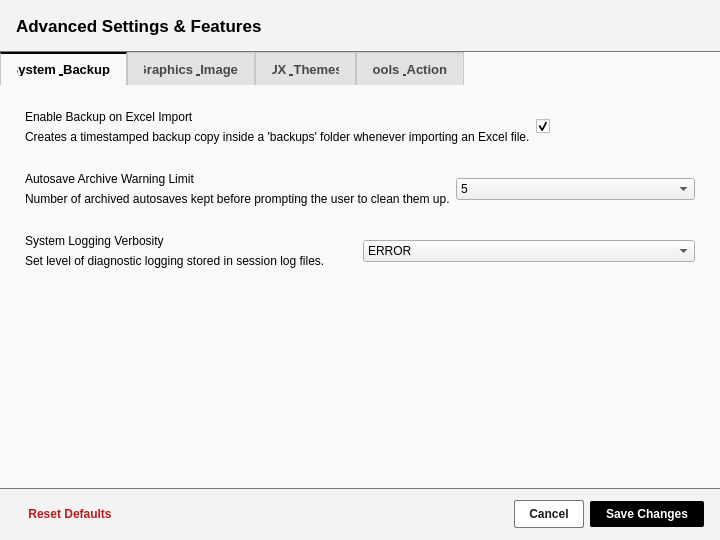
<?xml version="1.0" encoding="UTF-8"?>
<ui version="4.0">
 <class>AdvancedSettingsWindow</class>
 <widget class="QDialog" name="AdvancedSettingsWindow">
  <property name="geometry">
   <rect>
    <x>0</x>
    <y>0</y>
    <width>720</width>
    <height>540</height>
   </rect>
  </property>
  <property name="minimumSize">
   <size>
    <width>640</width>
    <height>460</height>
   </size>
  </property>
  <property name="windowTitle">
   <string>Advanced Settings</string>
  </property>
  <property name="styleSheet">
   <string notr="true">QDialog#AdvancedSettingsWindow {
    background-color: #f9f9f9;
    color: #1a1c1c;
}
QFrame#header_frame {
    background-color: #f3f3f3;
    border-bottom: 1px solid #747878;
}
QLabel#lbl_header_title {
    color: #000000;
    font-family: &quot;Segoe UI&quot;, &quot;Inter&quot;;
    font-size: 13pt;
    font-weight: bold;
}
QTabWidget::pane {
    background-color: #f9f9f9;
    border: none;
}
QTabBar::tab {
    background-color: #e2e2e2;
    color: #444748;
    font-family: &quot;JetBrains Mono&quot;, monospace;
    font-size: 9.5pt;
    font-weight: bold;
    padding: 8px 16px;
    border: 1px solid #c4c7c7;
    border-bottom: none;
}
QTabBar::tab:selected {
    background-color: #f9f9f9;
    color: #000000;
    border-top: 2px solid #000000;
    border-bottom: 1px solid #f9f9f9;
}
QFrame[class="setting-card"] {
    background-color: #ffffff;
    border: 1px solid #c4c7c7;
    border-radius: 3px;
    padding: 10px;
}
QLabel[class="setting-title"] {
    color: #1a1c1c;
    font-family: &quot;Segoe UI&quot;, &quot;Inter&quot;;
    font-size: 10pt;
    font-weight: bold;
}
QLabel[class="setting-desc"] {
    color: #444748;
    font-family: &quot;Segoe UI&quot;, &quot;Inter&quot;;
    font-size: 8.5pt;
}
QFrame#footer_frame {
    background-color: #f3f3f3;
    border-top: 1px solid #747878;
}
QPushButton#btn_reset_defaults {
    background-color: transparent;
    color: #ba1a1a;
    font-family: &quot;JetBrains Mono&quot;, monospace;
    font-size: 9pt;
    font-weight: bold;
    border: none;
    padding: 6px 12px;
}
QPushButton#btn_reset_defaults:hover {
    background-color: #faeaeb;
}
QPushButton#btn_cancel {
    background-color: #ffffff;
    color: #1a1c1c;
    font-family: &quot;JetBrains Mono&quot;, monospace;
    font-size: 9pt;
    font-weight: bold;
    border: 1px solid #747878;
    border-radius: 2px;
    padding: 6px 14px;
}
QPushButton#btn_cancel:hover {
    background-color: #e9ece5;
}
QPushButton#btn_save {
    background-color: #000000;
    color: #ffffff;
    font-family: &quot;JetBrains Mono&quot;, monospace;
    font-size: 9pt;
    font-weight: bold;
    border: none;
    border-radius: 2px;
    padding: 6px 16px;
}
QPushButton#btn_save:hover {
    background-color: #2c302e;
}</string>
  </property>
  <layout class="QVBoxLayout" name="root_vlayout">
   <property name="spacing">
    <number>0</number>
   </property>
   <property name="leftMargin">
    <number>0</number>
   </property>
   <property name="topMargin">
    <number>0</number>
   </property>
   <property name="rightMargin">
    <number>0</number>
   </property>
   <property name="bottomMargin">
    <number>0</number>
   </property>
   <item>
    <widget class="QFrame" name="header_frame">
     <property name="minimumSize">
      <size>
       <width>0</width>
       <height>52</height>
      </size>
     </property>
     <property name="maximumSize">
      <size>
       <width>16777215</width>
       <height>52</height>
      </size>
     </property>
     <property name="frameShape">
      <enum>QFrame::NoFrame</enum>
     </property>
     <layout class="QHBoxLayout" name="header_hlayout">
      <property name="leftMargin">
       <number>16</number>
      </property>
      <property name="topMargin">
       <number>8</number>
      </property>
      <property name="rightMargin">
       <number>16</number>
      </property>
      <property name="bottomMargin">
       <number>8</number>
      </property>
      <item>
       <widget class="QLabel" name="lbl_header_title">
        <property name="text">
         <string>Advanced Settings &amp; Features</string>
        </property>
       </widget>
      </item>
     </layout>
    </widget>
   </item>
   <item>
    <widget class="QTabWidget" name="tab_widget">
     <property name="currentIndex">
      <number>0</number>
     </property>
     <widget class="QWidget" name="tab_system">
      <attribute name="title">
       <string>System &amp; Backups</string>
      </attribute>
      <layout class="QVBoxLayout" name="system_vlayout">
       <property name="spacing">
        <number>10</number>
       </property>
       <property name="leftMargin">
        <number>16</number>
       </property>
       <property name="topMargin">
        <number>16</number>
       </property>
       <property name="rightMargin">
        <number>16</number>
       </property>
       <property name="bottomMargin">
        <number>16</number>
       </property>
       <item>
        <widget class="QFrame" name="card_excel_backup">
         <property name="class" stdset="0">
          <string>setting-card</string>
         </property>
         <layout class="QHBoxLayout" name="excel_backup_layout">
          <item>
           <layout class="QVBoxLayout" name="excel_text_layout">
            <item>
             <widget class="QLabel" name="title_excel_backup">
              <property name="text">
               <string>Enable Backup on Excel Import</string>
              </property>
              <property name="class" stdset="0">
               <string>setting-title</string>
              </property>
             </widget>
            </item>
            <item>
             <widget class="QLabel" name="desc_excel_backup">
              <property name="text">
               <string>Creates a timestamped backup copy inside a 'backups' folder whenever importing an Excel file.</string>
              </property>
              <property name="class" stdset="0">
               <string>setting-desc</string>
              </property>
             </widget>
            </item>
           </layout>
          </item>
          <item>
           <widget class="QCheckBox" name="chk_excel_backup">
            <property name="cursor">
             <cursorShape>PointingHandCursor</cursorShape>
            </property>
            <property name="text">
             <string/>
            </property>
            <property name="checked">
             <bool>true</bool>
            </property>
           </widget>
          </item>
         </layout>
        </widget>
       </item>
       <item>
        <widget class="QFrame" name="card_archive_limit">
         <property name="class" stdset="0">
          <string>setting-card</string>
         </property>
         <layout class="QHBoxLayout" name="archive_limit_layout">
          <item>
           <layout class="QVBoxLayout" name="archive_text_layout">
            <item>
             <widget class="QLabel" name="title_archive_limit">
              <property name="text">
               <string>Autosave Archive Warning Limit</string>
              </property>
              <property name="class" stdset="0">
               <string>setting-title</string>
              </property>
             </widget>
            </item>
            <item>
             <widget class="QLabel" name="desc_archive_limit">
              <property name="text">
               <string>Number of archived autosaves kept before prompting the user to clean them up.</string>
              </property>
              <property name="class" stdset="0">
               <string>setting-desc</string>
              </property>
             </widget>
            </item>
           </layout>
          </item>
          <item>
           <widget class="QComboBox" name="combo_archive_limit">
              <property name="cursor">
   <cursorShape>PointingHandCursor</cursorShape>
  </property>
<item>
             <property name="text">
              <string>5</string>
             </property>
            </item>
            <item>
             <property name="text">
              <string>10</string>
             </property>
            </item>
            <item>
             <property name="text">
              <string>20</string>
             </property>
            </item>
            <item>
             <property name="text">
              <string>50</string>
             </property>
            </item>
           </widget>
          </item>
         </layout>
        </widget>
       </item>
       <item>
        <widget class="QFrame" name="card_log_verbosity">
         <property name="class" stdset="0">
          <string>setting-card</string>
         </property>
         <layout class="QHBoxLayout" name="log_verbosity_layout">
          <item>
           <layout class="QVBoxLayout" name="log_text_layout">
            <item>
             <widget class="QLabel" name="title_log_verbosity">
              <property name="text">
               <string>System Logging Verbosity</string>
              </property>
              <property name="class" stdset="0">
               <string>setting-title</string>
              </property>
             </widget>
            </item>
            <item>
             <widget class="QLabel" name="desc_log_verbosity">
              <property name="text">
               <string>Set level of diagnostic logging stored in session log files.</string>
              </property>
              <property name="class" stdset="0">
               <string>setting-desc</string>
              </property>
             </widget>
            </item>
           </layout>
          </item>
          <item>
           <widget class="QComboBox" name="combo_log_verbosity">
              <property name="cursor">
   <cursorShape>PointingHandCursor</cursorShape>
  </property>
<item>
             <property name="text">
              <string>ERROR</string>
             </property>
            </item>
            <item>
             <property name="text">
              <string>WARNING</string>
             </property>
            </item>
            <item>
             <property name="text">
              <string>INFO</string>
             </property>
            </item>
            <item>
             <property name="text">
              <string>DEBUG</string>
             </property>
            </item>
           </widget>
          </item>
         </layout>
        </widget>
       </item>
       <item>
        <spacer name="system_spacer">
         <property name="orientation">
          <enum>Qt::Vertical</enum>
         </property>
         <property name="sizeHint" stdset="0">
          <size>
           <width>20</width>
           <height>40</height>
          </size>
         </property>
        </spacer>
       </item>
      </layout>
     </widget>
     <widget class="QWidget" name="tab_graphics">
      <attribute name="title">
       <string>Graphics &amp; Images</string>
      </attribute>
      <layout class="QVBoxLayout" name="graphics_vlayout">
       <property name="spacing">
        <number>10</number>
       </property>
       <property name="leftMargin">
        <number>16</number>
       </property>
       <property name="topMargin">
        <number>16</number>
       </property>
       <property name="rightMargin">
        <number>16</number>
       </property>
       <property name="bottomMargin">
        <number>16</number>
       </property>
       <item>
        <widget class="QFrame" name="card_resampling">
         <property name="class" stdset="0">
          <string>setting-card</string>
         </property>
         <layout class="QHBoxLayout" name="resampling_layout">
          <item>
           <layout class="QVBoxLayout" name="resampling_text_layout">
            <item>
             <widget class="QLabel" name="title_resampling">
              <property name="text">
               <string>Image Resampling Algorithm</string>
              </property>
              <property name="class" stdset="0">
               <string>setting-title</string>
              </property>
             </widget>
            </item>
            <item>
             <widget class="QLabel" name="desc_resampling">
              <property name="text">
               <string>Choose filter quality for image zoom. Lanczos is high-quality but slower.</string>
              </property>
              <property name="class" stdset="0">
               <string>setting-desc</string>
              </property>
             </widget>
            </item>
           </layout>
          </item>
          <item>
           <widget class="QComboBox" name="combo_resampling">
              <property name="cursor">
   <cursorShape>PointingHandCursor</cursorShape>
  </property>
<item>
             <property name="text">
              <string>LANCZOS (High Quality)</string>
             </property>
            </item>
            <item>
             <property name="text">
              <string>BILINEAR (Balanced)</string>
             </property>
            </item>
            <item>
             <property name="text">
              <string>NEAREST (Fast draft)</string>
             </property>
            </item>
           </widget>
          </item>
         </layout>
        </widget>
       </item>
       <item>
        <widget class="QFrame" name="card_url_override">
         <property name="class" stdset="0">
          <string>setting-card</string>
         </property>
         <layout class="QVBoxLayout" name="url_override_layout">
          <item>
           <widget class="QLabel" name="title_url_override">
            <property name="text">
               <string>Image URL Pattern Override</string>
            </property>
            <property name="class" stdset="0">
             <string>setting-title</string>
            </property>
           </widget>
          </item>
          <item>
           <widget class="QLabel" name="desc_url_override">
            <property name="text">
             <string>Override database image URL pattern. Supports {id}, {num}, {suffix}.</string>
            </property>
            <property name="class" stdset="0">
             <string>setting-desc</string>
            </property>
           </widget>
          </item>
          <item>
           <widget class="QLineEdit" name="entry_url_override">
            <property name="placeholderText">
             <string>https://example.org/images/{id}.jpg</string>
            </property>
           </widget>
          </item>
         </layout>
        </widget>
       </item>
       <item>
        <spacer name="graphics_spacer">
         <property name="orientation">
          <enum>Qt::Vertical</enum>
         </property>
         <property name="sizeHint" stdset="0">
          <size>
           <width>20</width>
           <height>40</height>
          </size>
         </property>
        </spacer>
       </item>
      </layout>
     </widget>
     <widget class="QWidget" name="tab_ux">
      <attribute name="title">
       <string>UX &amp; Themes</string>
      </attribute>
      <layout class="QVBoxLayout" name="ux_vlayout">
       <property name="spacing">
        <number>10</number>
       </property>
       <property name="leftMargin">
        <number>16</number>
       </property>
       <property name="topMargin">
        <number>16</number>
       </property>
       <property name="rightMargin">
        <number>16</number>
       </property>
       <property name="bottomMargin">
        <number>16</number>
       </property>
       <item>
        <widget class="QFrame" name="card_bulk_editor">
         <property name="class" stdset="0">
          <string>setting-card</string>
         </property>
         <layout class="QHBoxLayout" name="bulk_editor_layout">
          <item>
           <layout class="QVBoxLayout" name="bulk_text_layout">
            <item>
             <widget class="QLabel" name="title_bulk_editor">
              <property name="text">
               <string>Enable Bulk Editor</string>
              </property>
              <property name="class" stdset="0">
               <string>setting-title</string>
              </property>
             </widget>
            </item>
            <item>
             <widget class="QLabel" name="desc_bulk_editor">
              <property name="text">
               <string>Allows mass updates to selected rows in view.</string>
              </property>
              <property name="class" stdset="0">
               <string>setting-desc</string>
              </property>
             </widget>
            </item>
           </layout>
          </item>
          <item>
           <widget class="QCheckBox" name="chk_bulk_editor">
            <property name="cursor">
             <cursorShape>PointingHandCursor</cursorShape>
            </property>
            <property name="text">
             <string/>
            </property>
           </widget>
          </item>
         </layout>
        </widget>
       </item>
       <item>
        <widget class="QFrame" name="card_focus_toggle">
         <property name="class" stdset="0">
          <string>setting-card</string>
         </property>
         <layout class="QHBoxLayout" name="focus_toggle_layout">
          <item>
           <layout class="QVBoxLayout" name="focus_text_layout">
            <item>
             <widget class="QLabel" name="title_focus_toggle">
              <property name="text">
               <string>Show Focus Mode Toggle</string>
              </property>
              <property name="class" stdset="0">
               <string>setting-title</string>
              </property>
             </widget>
            </item>
            <item>
             <widget class="QLabel" name="desc_focus_toggle">
              <property name="text">
               <string>Shows the Focus Mode switch in the top-right header.</string>
              </property>
              <property name="class" stdset="0">
               <string>setting-desc</string>
              </property>
             </widget>
            </item>
           </layout>
          </item>
          <item>
           <widget class="QCheckBox" name="chk_focus_toggle">
            <property name="cursor">
             <cursorShape>PointingHandCursor</cursorShape>
            </property>
            <property name="text">
             <string/>
            </property>
           </widget>
          </item>
         </layout>
        </widget>
       </item>
       <item>
        <spacer name="ux_spacer">
         <property name="orientation">
          <enum>Qt::Vertical</enum>
         </property>
         <property name="sizeHint" stdset="0">
          <size>
           <width>20</width>
           <height>40</height>
          </size>
         </property>
        </spacer>
       </item>
      </layout>
     </widget>
     <widget class="QWidget" name="tab_tools">
      <attribute name="title">
       <string>Tools &amp; Actions</string>
      </attribute>
      <layout class="QVBoxLayout" name="tools_vlayout">
       <property name="spacing">
        <number>10</number>
       </property>
       <property name="leftMargin">
        <number>16</number>
       </property>
       <property name="topMargin">
        <number>16</number>
       </property>
       <property name="rightMargin">
        <number>16</number>
       </property>
       <property name="bottomMargin">
        <number>16</number>
       </property>
       <item>
        <widget class="QPushButton" name="btn_mark_reviewed">
         <property name="cursor">
          <cursorShape>PointingHandCursor</cursorShape>
         </property>
         <property name="text">
          <string>Mark All Filtered Objects as Reviewed</string>
         </property>
        </widget>
       </item>
       <item>
        <widget class="QPushButton" name="btn_unmark_reviewed">
         <property name="cursor">
          <cursorShape>PointingHandCursor</cursorShape>
         </property>
         <property name="text">
          <string>Unmark All Filtered Objects as Reviewed</string>
         </property>
        </widget>
       </item>
       <item>
        <spacer name="tools_spacer">
         <property name="orientation">
          <enum>Qt::Vertical</enum>
         </property>
         <property name="sizeHint" stdset="0">
          <size>
           <width>20</width>
           <height>40</height>
          </size>
         </property>
        </spacer>
       </item>
      </layout>
     </widget>
    </widget>
   </item>
   <item>
    <widget class="QFrame" name="footer_frame">
     <property name="minimumSize">
      <size>
       <width>0</width>
       <height>52</height>
      </size>
     </property>
     <property name="maximumSize">
      <size>
       <width>16777215</width>
       <height>52</height>
      </size>
     </property>
     <property name="frameShape">
      <enum>QFrame::NoFrame</enum>
     </property>
     <layout class="QHBoxLayout" name="footer_hlayout">
      <property name="leftMargin">
       <number>16</number>
      </property>
      <property name="topMargin">
       <number>8</number>
      </property>
      <property name="rightMargin">
       <number>16</number>
      </property>
      <property name="bottomMargin">
       <number>8</number>
      </property>
      <item>
       <widget class="QPushButton" name="btn_reset_defaults">
        <property name="cursor">
         <cursorShape>PointingHandCursor</cursorShape>
        </property>
        <property name="text">
         <string>Reset Defaults</string>
        </property>
       </widget>
      </item>
      <item>
       <spacer name="footer_spacer">
        <property name="orientation">
         <enum>Qt::Horizontal</enum>
        </property>
        <property name="sizeHint" stdset="0">
         <size>
          <width>40</width>
          <height>20</height>
         </size>
        </property>
       </spacer>
      </item>
      <item>
       <widget class="QPushButton" name="btn_cancel">
        <property name="cursor">
         <cursorShape>PointingHandCursor</cursorShape>
        </property>
        <property name="text">
         <string>Cancel</string>
        </property>
       </widget>
      </item>
      <item>
       <widget class="QPushButton" name="btn_save">
        <property name="cursor">
         <cursorShape>PointingHandCursor</cursorShape>
        </property>
        <property name="text">
         <string>Save Changes</string>
        </property>
       </widget>
      </item>
     </layout>
    </widget>
   </item>
  </layout>
 </widget>
 <resources/>
 <connections/>
</ui>
